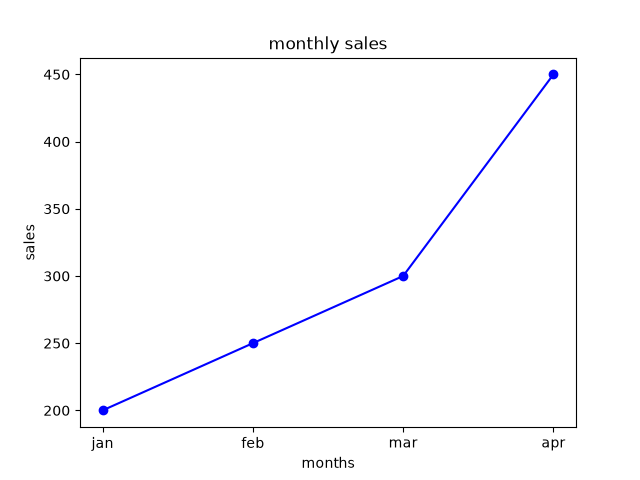

Source code (Python):
# matplotlib-> python library used for data visualization and plotting graphs, charts
# horizontal- Y 
# vertical- X


# (line chart)
import matplotlib.pyplot as plt
# x = [1, 2, 3, 4, 5]
# y = [10, 20, 30, 40, 50]
# plt.plot(x,y)
# plt.show()



months = ["jan", "feb", "mar", "apr"]
sales= [200, 250, 300, 450] 
plt.plot(months, sales, marker="o" ,color="blue")
plt.title("monthly sales") 
plt.xlabel("months") 
plt.ylabel("sales") 
# plt.grid(True) 
plt.show()    
